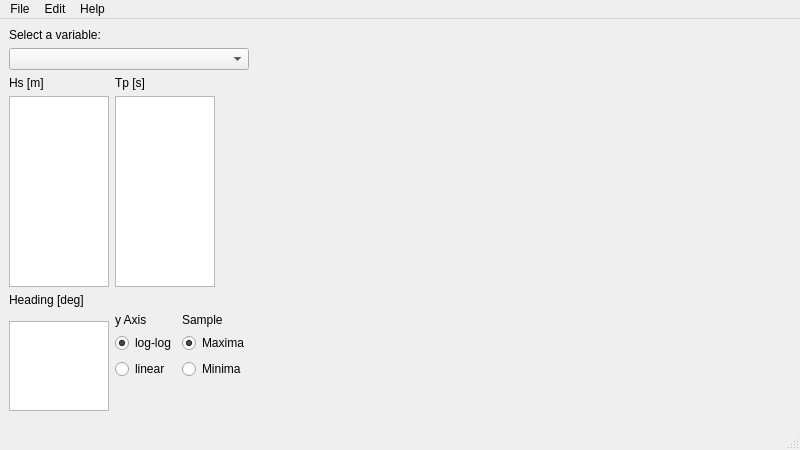
<?xml version="1.0" encoding="UTF-8"?>
<ui version="4.0">
 <class>MainWindow</class>
 <widget class="QMainWindow" name="MainWindow">
  <property name="geometry">
   <rect>
    <x>0</x>
    <y>0</y>
    <width>800</width>
    <height>450</height>
   </rect>
  </property>
  <property name="windowTitle">
   <string>MainWindow</string>
  </property>
  <widget class="QWidget" name="centralwidget">
   <layout class="QHBoxLayout" name="horizontalLayout">
    <item>
     <layout class="QVBoxLayout" name="verticalLayout">
      <property name="sizeConstraint">
       <enum>QLayout::SetMinimumSize</enum>
      </property>
      <item>
       <widget class="QLabel" name="label_2">
        <property name="maximumSize">
         <size>
          <width>150</width>
          <height>16777215</height>
         </size>
        </property>
        <property name="text">
         <string>Select a variable:</string>
        </property>
       </widget>
      </item>
      <item>
       <widget class="QComboBox" name="comboBox">
        <property name="sizePolicy">
         <sizepolicy hsizetype="Minimum" vsizetype="Fixed">
          <horstretch>0</horstretch>
          <verstretch>0</verstretch>
         </sizepolicy>
        </property>
        <property name="maximumSize">
         <size>
          <width>300</width>
          <height>16777215</height>
         </size>
        </property>
       </widget>
      </item>
      <item>
       <layout class="QGridLayout" name="gridLayout" rowstretch="0,0,0,0,0,0">
        <item row="3" column="0">
         <widget class="QListWidget" name="listHeading">
          <property name="sizePolicy">
           <sizepolicy hsizetype="Minimum" vsizetype="Minimum">
            <horstretch>0</horstretch>
            <verstretch>0</verstretch>
           </sizepolicy>
          </property>
          <property name="maximumSize">
           <size>
            <width>100</width>
            <height>90</height>
           </size>
          </property>
         </widget>
        </item>
        <item row="2" column="0">
         <widget class="QLabel" name="label_4">
          <property name="sizePolicy">
           <sizepolicy hsizetype="Minimum" vsizetype="Preferred">
            <horstretch>0</horstretch>
            <verstretch>0</verstretch>
           </sizepolicy>
          </property>
          <property name="text">
           <string>Heading [deg]</string>
          </property>
         </widget>
        </item>
        <item row="1" column="0">
         <widget class="QListWidget" name="listHs">
          <property name="sizePolicy">
           <sizepolicy hsizetype="Minimum" vsizetype="Expanding">
            <horstretch>0</horstretch>
            <verstretch>2</verstretch>
           </sizepolicy>
          </property>
          <property name="maximumSize">
           <size>
            <width>100</width>
            <height>16777215</height>
           </size>
          </property>
         </widget>
        </item>
        <item row="1" column="1">
         <widget class="QListWidget" name="listTp">
          <property name="sizePolicy">
           <sizepolicy hsizetype="Minimum" vsizetype="Expanding">
            <horstretch>0</horstretch>
            <verstretch>0</verstretch>
           </sizepolicy>
          </property>
          <property name="maximumSize">
           <size>
            <width>100</width>
            <height>16777215</height>
           </size>
          </property>
         </widget>
        </item>
        <item row="0" column="1">
         <widget class="QLabel" name="label_3">
          <property name="sizePolicy">
           <sizepolicy hsizetype="Minimum" vsizetype="Preferred">
            <horstretch>0</horstretch>
            <verstretch>0</verstretch>
           </sizepolicy>
          </property>
          <property name="text">
           <string>Tp [s]</string>
          </property>
         </widget>
        </item>
        <item row="0" column="0">
         <widget class="QLabel" name="label">
          <property name="sizePolicy">
           <sizepolicy hsizetype="Minimum" vsizetype="Preferred">
            <horstretch>0</horstretch>
            <verstretch>0</verstretch>
           </sizepolicy>
          </property>
          <property name="text">
           <string>Hs [m]</string>
          </property>
         </widget>
        </item>
        <item row="3" column="1">
         <layout class="QGridLayout" name="gridLayout_2">
          <item row="0" column="0">
           <widget class="QLabel" name="label_5">
            <property name="sizePolicy">
             <sizepolicy hsizetype="Preferred" vsizetype="Minimum">
              <horstretch>0</horstretch>
              <verstretch>0</verstretch>
             </sizepolicy>
            </property>
            <property name="text">
             <string>y Axis</string>
            </property>
           </widget>
          </item>
          <item row="2" column="1">
           <widget class="QRadioButton" name="radio_min">
            <property name="text">
             <string>Minima</string>
            </property>
            <attribute name="buttonGroup">
             <string notr="true">buttonGroup_2</string>
            </attribute>
           </widget>
          </item>
          <item row="1" column="0">
           <widget class="QRadioButton" name="radio_log">
            <property name="text">
             <string>log-log</string>
            </property>
            <property name="checked">
             <bool>true</bool>
            </property>
            <attribute name="buttonGroup">
             <string notr="true">buttonGroup</string>
            </attribute>
           </widget>
          </item>
          <item row="2" column="0">
           <widget class="QRadioButton" name="radio_linear">
            <property name="text">
             <string>linear</string>
            </property>
            <attribute name="buttonGroup">
             <string notr="true">buttonGroup</string>
            </attribute>
           </widget>
          </item>
          <item row="0" column="1">
           <widget class="QLabel" name="label_6">
            <property name="sizePolicy">
             <sizepolicy hsizetype="Preferred" vsizetype="Minimum">
              <horstretch>0</horstretch>
              <verstretch>0</verstretch>
             </sizepolicy>
            </property>
            <property name="text">
             <string>Sample</string>
            </property>
           </widget>
          </item>
          <item row="1" column="1">
           <widget class="QRadioButton" name="radio_max">
            <property name="text">
             <string>Maxima</string>
            </property>
            <property name="checked">
             <bool>true</bool>
            </property>
            <attribute name="buttonGroup">
             <string notr="true">buttonGroup_2</string>
            </attribute>
           </widget>
          </item>
          <item row="3" column="0">
           <spacer name="verticalSpacer">
            <property name="orientation">
             <enum>Qt::Vertical</enum>
            </property>
            <property name="sizeHint" stdset="0">
             <size>
              <width>20</width>
              <height>40</height>
             </size>
            </property>
           </spacer>
          </item>
         </layout>
        </item>
       </layout>
      </item>
     </layout>
    </item>
    <item>
     <widget class="MatplotlibWidget" name="mpl" native="true"/>
    </item>
   </layout>
  </widget>
  <widget class="QMenuBar" name="menubar">
   <property name="geometry">
    <rect>
     <x>0</x>
     <y>0</y>
     <width>800</width>
     <height>21</height>
    </rect>
   </property>
   <widget class="QMenu" name="menuFile">
    <property name="title">
     <string>File</string>
    </property>
    <addaction name="actionOpen"/>
    <addaction name="actionExit"/>
   </widget>
   <widget class="QMenu" name="menuEdit">
    <property name="title">
     <string>Edit</string>
    </property>
    <addaction name="actionCopy"/>
   </widget>
   <widget class="QMenu" name="menuHelp">
    <property name="title">
     <string>Help</string>
    </property>
    <addaction name="actionHelp"/>
    <addaction name="actionAbout"/>
   </widget>
   <addaction name="menuFile"/>
   <addaction name="menuEdit"/>
   <addaction name="menuHelp"/>
  </widget>
  <widget class="QStatusBar" name="statusbar"/>
  <action name="actionHelp">
   <property name="text">
    <string>Help</string>
   </property>
  </action>
  <action name="actionAbout">
   <property name="text">
    <string>About</string>
   </property>
  </action>
  <action name="actionCopy">
   <property name="text">
    <string>Copy</string>
   </property>
  </action>
  <action name="actionOpen">
   <property name="text">
    <string>Open...</string>
   </property>
  </action>
  <action name="actionExit">
   <property name="text">
    <string>Exit</string>
   </property>
  </action>
 </widget>
 <customwidgets>
  <customwidget>
   <class>MatplotlibWidget</class>
   <extends>QWidget</extends>
   <header>matplotlibwidget</header>
   <container>1</container>
  </customwidget>
 </customwidgets>
 <resources/>
 <connections/>
 <buttongroups>
  <buttongroup name="buttonGroup"/>
  <buttongroup name="buttonGroup_2"/>
 </buttongroups>
</ui>
